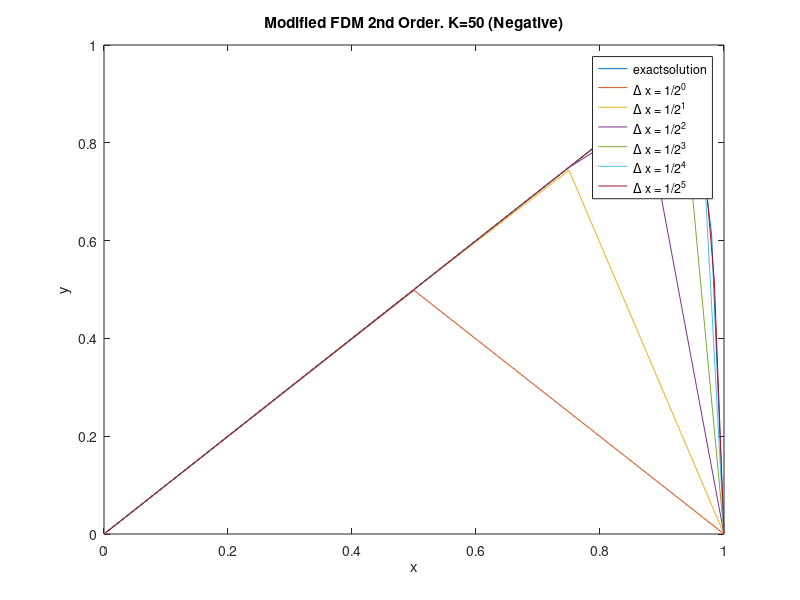
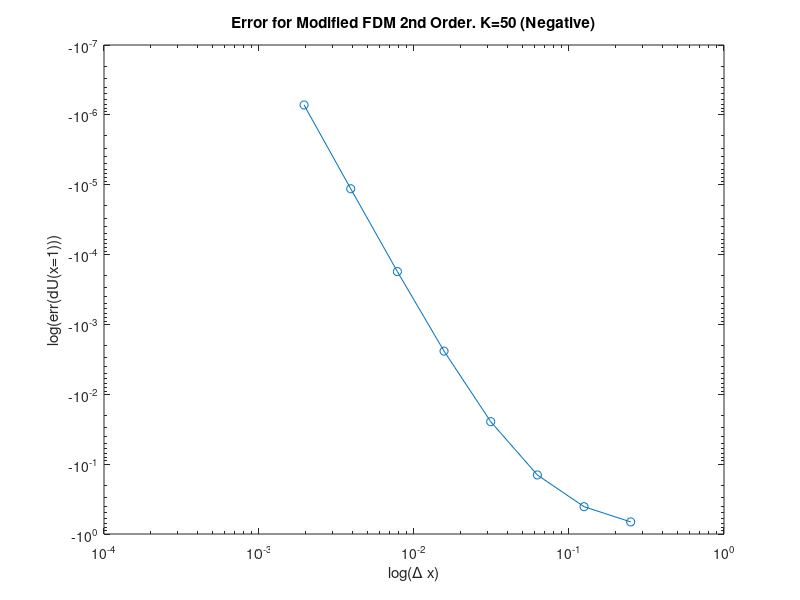

Write the MATLAB code that produced these figures, in order.
clc; clear all; close all;
xi = 0; xf = 1; k =50; I = 10;
elements = i; Nodes = elements + 1;

%u value and dU(1)
x = xi:1/50:xf;
u = x-sinh(k*x)/sinh(k);
dU_true =  1-k*cosh(k*1)/sinh(k);
j = 1;

err = [];
RE_dU = [];
B= [];
err_RE = [];
j = 1;
ek = zeros(2,2)
for iterations = 1:I
    elements =2^iterations
 N = elements 
gk = zeros(N+1); gf = zeros(N+1,1);
del_x(j) = (xf - xi)/N;
dx = del_x(j);
X = linspace(xi,xf,N+1);
%Build elemental matrices
    for i = 1:N  
%element stiffness
    ek(1,1) = 2 + k^2*dx^2;
    ek(1,2) = -2;
    ek(2,1) = -2;
    ek(2,2) = 2 + k^2*dx^2;

%element load
    ef = [k^2*X(i)*dx^2;k^2*X(i+1)*dx^2];

%global stiffness
    gk(i,i) =  gk(i,i)+ ek(1,1); 
    gk(i+1,i) = gk(i+1,i) + ek(2,1);  
    gk(i,i+1) = gk(i,i+1) + ek(1,2);  
    gk(i+1,i+1) = gk(i+1,i+1) + ek(2,2);

%global loads
    gf(i) = gf(i) + ef(1); 
    gf(i+1) = gf(i+1) + ef(2);

    end

 %apply bc via penalty method
gk(1,1) = gk(1,1)+1e20; gk(N+1,N+1) = gk(N+1,N+1)+1e20; 

%SOLVE FOR DEFLECTION
j = iterations
    U = gk\gf;

    if j <2
    U1 = U;
    X1 = X
        elseif j <3
       U2 = U;
       X2 = X;     
        elseif j < 4
       U3 = U;
       X3 = X;
     
        elseif j < 5
       U4 = U;
       X4 = X;

        elseif j < 6
       U5 = U;
       X5 = X;
        elseif j < 7
       U6 = U;
       X6 = X;
     
        else
end
           
dU2(j) = (U(N+1)-U(N))/del_x(j)-(del_x(j)/2)*k^2;
err(j) = abs((dU_true-dU2(j))/dU_true*100);



j = j+1
end
for j =2:length(del_x)-1
RE_dU2(j)  = (dU2(j)^2-dU2(j-1)*dU2(j+1))/(2*dU2(j)-dU2(j-1)-dU2(j+1));
end
err_RE = zeros(length(del_x),1)
%err_RE -  error of richardson extrapolated value
for j =2:length(del_x)-1
err_RE(j) = abs(RE_dU2(j) - dU_true)/abs(dU_true);
end

%B- rate of convergence
for j =2:length(del_x)-1
B(j) = (1/log10(2))*log10((RE_dU2(j)-dU2(j-1))/(RE_dU2(j)-dU2(j)));
end





plot(x,u,X1,U1,X2,U2,X3,U3,X4,U4,X5,U5,X6,U6)
xlabel('x'); ylabel('y')
title('Modified FDM 2nd Order. K=50 (Negative)')
legend('exactsolution','\Delta x = 1/2^0','\Delta x = 1/2^1','\Delta x = 1/2^2','\Delta x = 1/2^3','\Delta x = 1/2^4','\Delta x = 1/2^5','\Delta x = 1/2^6')
figure
loglog(del_x,-err_RE,'o-')
title('Error for Modified FDM 2nd Order. K=50 (Negative)')
ylabel('log(err(dU(x=1)))'); xlabel('log(\Delta x)')